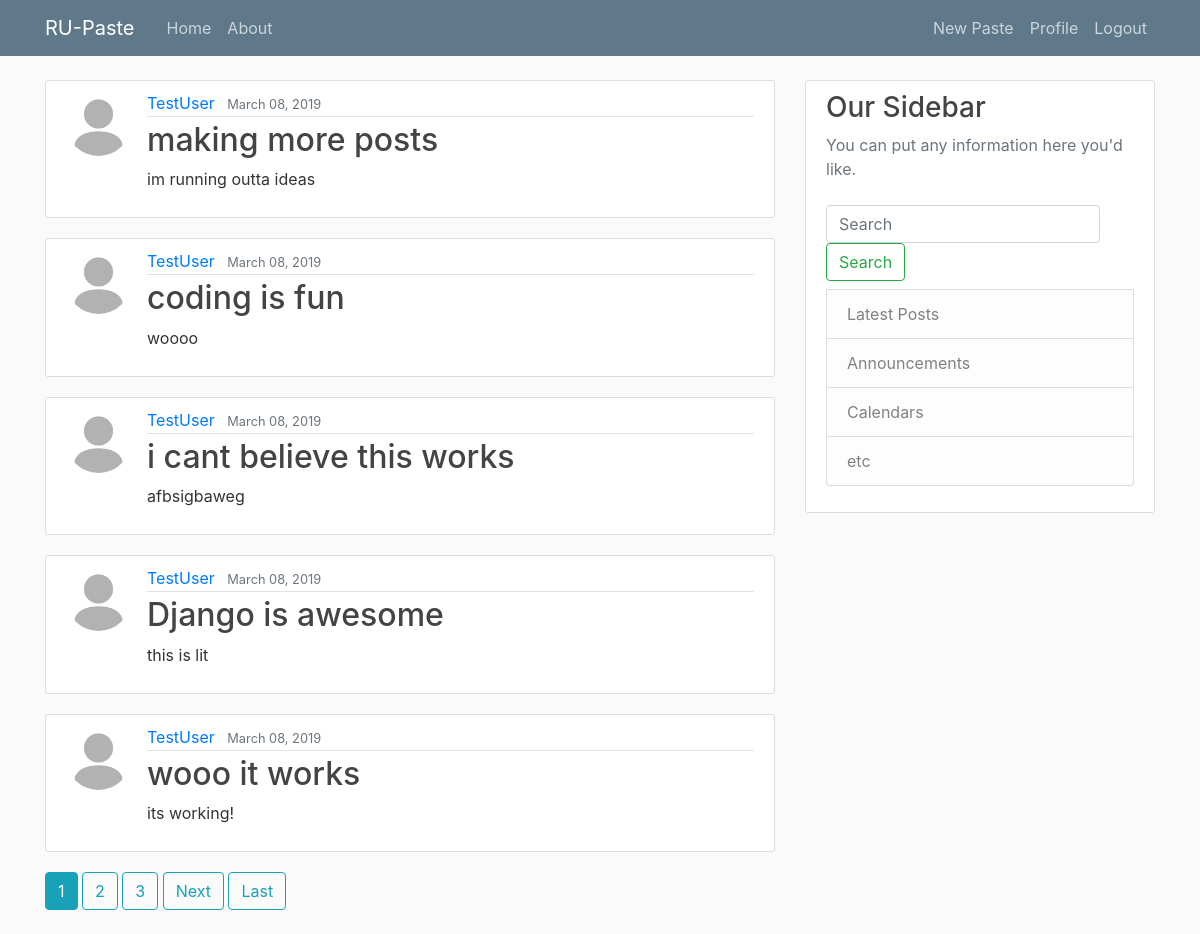
Screenshot of / (signed in) with the database file from the repository.
### blog/models.py (models this page shows, shortened)
class Post(models.Model):
    title = models.CharField(max_length=100)
    content = models.TextField()
    date_posted = models.DateTimeField(default=timezone.now)
    date_expired = models.DateTimeField(auto_now=False, auto_now_add=False, blank=True, default='2020-01-01')
    private = models.BooleanField(default=False)
    author = models.ForeignKey(User, on_delete=models.CASCADE)

### users/models.py (models this page shows, shortened)
class Profile(models.Model):
    user = models.OneToOneField(User, on_delete=models.CASCADE)
    image = models.ImageField(default='default.jpg', upload_to='profile_pics')

### blog/views.py (the view)
# urls.py: path('', PostListView.as_view(), name='blog-home'),
class PostListView(ListView):
    model = Post
    queryset = Post.objects.filter(date_expired__gt=datetime.now())
    template_name= 'blog/home.html'
    context_object_name = 'posts'
    ordering = ['-date_posted']
    paginate_by = 5
    def get_queryset(self):
        query = self.request.GET.get("search", " ")
        if query:
            return Post.objects.filter((Q(title__icontains=query)| Q(content__icontains=query)| Q(author__username=query)) & Q(date_expired__gt=datetime.now())).order_by('-date_posted')

### blog/templates/blog/home.html (shortened to what this page needs)
{% extends "blog/base.html" %}
{% block content %}
    {% for post in posts %}
        <article class="media content-section">
          <img class="rounded-circle article-img" src="{{ post.author.profile.image.url }}">
          <div class="media-body">
            <div class="article-metadata">
              <a class="mr-2" href="{% url 'user-posts' post.author.username %}">{{ post.author }}</a>
              <small class="text-muted">{{ post.date_posted|date:"F d, Y" }}</small>
            </div>
            <h2><a class="article-title" href="{% url 'post-detail' post.id %}">{{ post.title }}</a></h2>
            <p class="article-content">{{ post.content }}</p>
          </div>
        </article>
    {% endfor %}
    {% if is_paginated %}
      {% for num in page_obj.paginator.page_range %}
        {% if page_obj.number == num %}
          <a class="btn btn-info mb-4" href="?page={{ num }}">{{ num }}</a>
        {% elif num > page_obj.number|add:'-3'  and num < page_obj.number|add:'3' %}
          <a class="btn btn-outline-info mb-4" href="?page={{ num }} ">{{ num }}</a>
        {%  endif %}
      {% endfor %}
      {% if page_obj.has_next %}
        <a class="btn btn-outline-info mb-4" href="?page={{ page_obj.next_page_number }}">Next</a>
        <a class="btn btn-outline-info mb-4" href="?page={{ page_obj.paginator.num_pages }}">Last</a>
      {% endif %}
    {% endif %}
{% endblock content%}

### blog/static/blog/main.css (style rules this page uses)
body { background: #fafafa; color: #333333; margin-top: 5rem; }
h1, h2, h3, h4, h5, h6 { color: #444444; }
.content-section { background: #ffffff; padding: 10px 20px; border: 1px solid #dddddd; border-radius: 3px; margin-bottom: 20px; }
.article-title { color: #444444; }
.article-content { white-space: pre-line; }
.article-img { height: 65px; width: 65px; margin-right: 16px; }
.article-metadata { padding-bottom: 1px; margin-bottom: 4px; border-bottom: 1px solid #e3e3e3 }

### rows the page displays
Post: author.profile.image (placeholder picture), author "TestUser", date_posted "March 08, 2019", title "making more posts", content "im running outta ideas"
Post: author.profile.image (placeholder picture), author "TestUser", date_posted "March 08, 2019", title "coding is fun", content "woooo"
Post: author.profile.image (placeholder picture), author "TestUser", date_posted "March 08, 2019", title "i cant believe this works", content "afbsigbaweg"
Post: author.profile.image (placeholder picture), author "TestUser", date_posted "March 08, 2019", title "Django is awesome", content "this is lit"
Post: author.profile.image (placeholder picture), author "TestUser", date_posted "March 08, 2019", title "wooo it works", content "its working!"

### other values shown
{{ num }} "1"
{{ num }} "2" "3"
